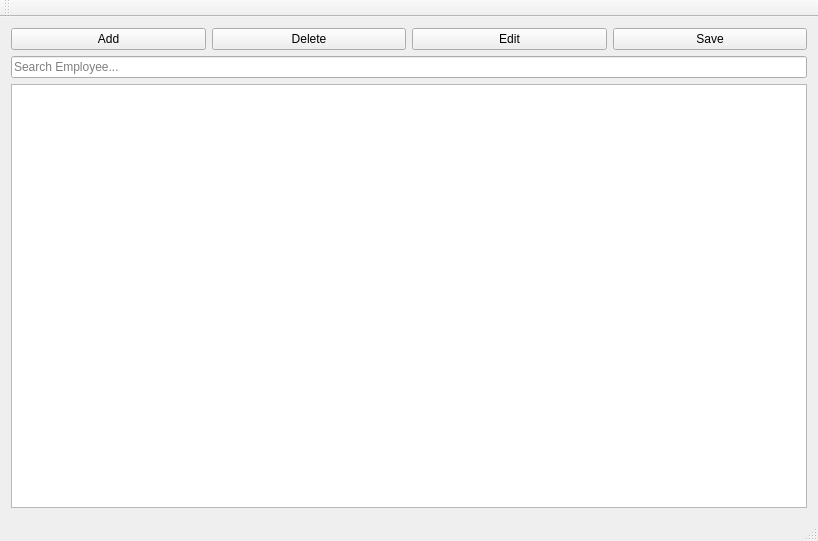
<?xml version="1.0" encoding="UTF-8"?>
<ui version="4.0">
 <class>Employee_Managemen_SystemClass</class>
 <widget class="QMainWindow" name="Employee_Managemen_SystemClass">
  <property name="geometry">
   <rect>
    <x>0</x>
    <y>0</y>
    <width>818</width>
    <height>541</height>
   </rect>
  </property>
  <property name="windowTitle">
   <string>Employee_Managemen_System</string>
  </property>
  <widget class="QWidget" name="centralWidget">
   <layout class="QVBoxLayout" name="verticalLayout_2">
    <item>
     <layout class="QVBoxLayout" name="verticalLayout">
      <item>
       <layout class="QHBoxLayout" name="horizontalLayout">
        <item>
         <widget class="QPushButton" name="btnAdd">
          <property name="text">
           <string>Add</string>
          </property>
         </widget>
        </item>
        <item>
         <widget class="QPushButton" name="btnDelete">
          <property name="text">
           <string>Delete</string>
          </property>
         </widget>
        </item>
        <item>
         <widget class="QPushButton" name="btnEdit">
          <property name="text">
           <string>Edit</string>
          </property>
         </widget>
        </item>
        <item>
         <widget class="QPushButton" name="btnSave">
          <property name="text">
           <string>Save</string>
          </property>
         </widget>
        </item>
       </layout>
      </item>
      <item>
       <layout class="QHBoxLayout" name="horizontalLayout_2">
        <item>
         <widget class="QLineEdit" name="lineEditSearch">
          <property name="text">
           <string/>
          </property>
          <property name="placeholderText">
           <string>Search Employee...</string>
          </property>
         </widget>
        </item>
       </layout>
      </item>
      <item>
       <widget class="QTableWidget" name="tblEmployee"/>
      </item>
     </layout>
    </item>
   </layout>
  </widget>
  <widget class="QMenuBar" name="menuBar">
   <property name="geometry">
    <rect>
     <x>0</x>
     <y>0</y>
     <width>818</width>
     <height>21</height>
    </rect>
   </property>
  </widget>
  <widget class="QToolBar" name="mainToolBar">
   <attribute name="toolBarArea">
    <enum>TopToolBarArea</enum>
   </attribute>
   <attribute name="toolBarBreak">
    <bool>false</bool>
   </attribute>
  </widget>
  <widget class="QStatusBar" name="statusBar"/>
 </widget>
 <layoutdefault spacing="6" margin="11"/>
 <resources/>
 <connections/>
</ui>
